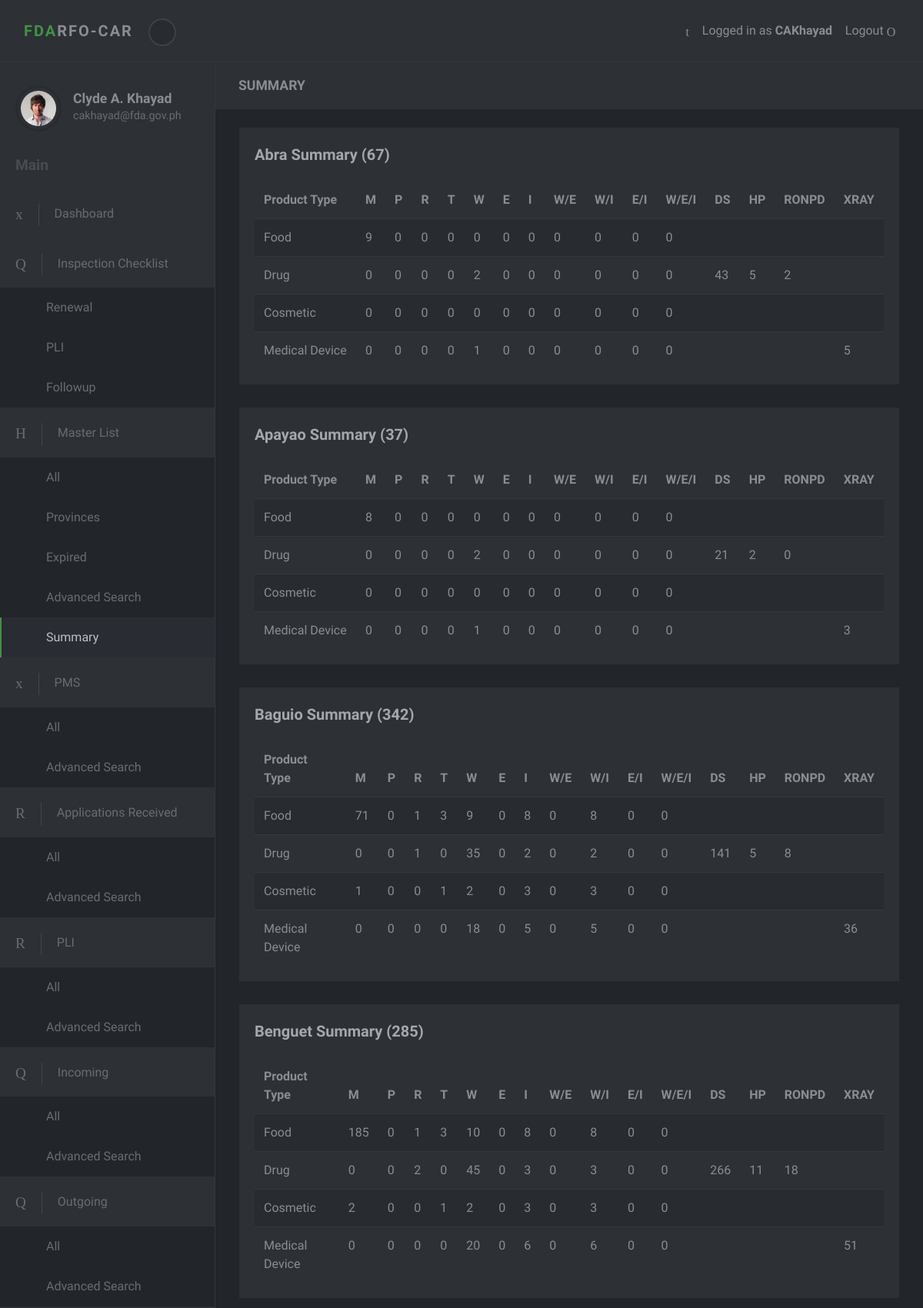
The page /masterlist/summary/ (signed in, upper part) on the database its author committed.
### accounts/models.py (models this page shows, shortened)
class  User(AbstractBaseUser):
    email = models.EmailField(verbose_name='email address', max_length=255, unique=True)
    first_name = models.CharField(max_length=255)
    middle_initial = models.CharField(max_length=1)
    last_name = models.CharField(max_length=255)
    active = models.BooleanField(default=True)
    staff = models.BooleanField(default=False) # a admin user; non super-user
    admin = models.BooleanField(default=False) # a superuser
    USERNAME_FIELD = 'email'
    REQUIRED_FIELDS = [] # Email & Password are required by default.
    objects = UserManager()
    def get_full_name(self):
        return self.first_name + " " + self.middle_initial + ". " + self.last_name
    def get_short_name(self):
        full_name = self.get_full_name()
        splitted = full_name.split()
        short_name = ""
        for i in range(len(splitted)-1):
            full_name = splitted[i]
            short_name += (full_name[0].upper())
        short_name += splitted[-1].title()
        return short_name
    @property
    def is_active(self):
        return self.active

### masterlist/models.py (models this page shows, shortened)
class Province(models.Model):
    name = models.CharField(max_length=30)
    region = models.ForeignKey(Region, on_delete=models.SET_NULL, null=True)

class ProductType(models.Model):
    name = models.CharField(max_length=50)

### masterlist/views.py (the view)
# urls.py: path('summary/', SummaryView.as_view(), name='summary'),
class SummaryView(LoginRequiredMixin, View):
    template_name = 'masterlist/summary/summary.html'
    def get(self, request):
        context = {}
        province_obj = MasterlistSummary.Provinces()
        province_list = [attr for attr in dir(province_obj) if not callable(getattr(province_obj, attr)) and not attr.startswith("__")]
        provinces = {}
        for province in province_list:
            provinces[province] = getattr(province_obj, province)
        context['provinces'] = provinces
        context['summary_active'] = "active"
        return render(request, self.template_name, context)

### masterlist/templates/masterlist/summary/summary.html (shortened to what this page needs)
 {% extends 'base-site.html' %}
{% block subtitle %} SUMMARY  {% endblock %}
{% block content %}
<section class="no-padding-top">
    <div class="container-fluid">
        {% for name, province in provinces.items %}
        <div class="row">
            <div class="col-lg-12">
                <div class="block">
                    <div class="title">
                        <div class="row">
                            <div class="col-md-6">
                                <strong>{{name}} Summary ({{province.get_total}})</strong>
                            </div>
                            <div class="col-md-6 text-right">
                            </div>
                        </div>
                    </div>
                    <div class="block-body">
                        <div class="table-responsive">
                            <table id="summarytable" class="table table-striped table-hover">
                                <thead>
                                    <tr>
                                        <th>Product Type</th>
                                        <th data-toggle="tooltip" data-placement="top" title="Wholesaler">M</th>
                                        <th>P</th>
                                        <th>R</th>
                                        <th>T</th>
                                        <th>W</th>
                                        <th>E</th>
                                        <th>I</th>
                                        <th>W/E</th>
                                        <th>W/I</th>
                                        <th>E/I</th>
                                        <th>W/E/I</th>
                                        <th>DS</th>
                                        <th>HP</th>
                                        <th>RONPD</th>
                                        <th>XRAY</th>
                                    </tr>
                                </thead>
                                <tbody>
                                    <tr>
                                        <td>Food</td>
                                        <td>{{province.cfrr.get_total_mfg}}</td>
                                        <td>{{province.cfrr.get_total_packer}}</td>
                                        <td>{{province.cfrr.get_total_repacker}}</td>
                                        <td>{{province.cfrr.get_total_trader}}</td>
                                        <td>{{province.cfrr.get_total_wholesaler}}</td>
                                        <td>{{province.cfrr.get_total_exporter}}</td>
                                        <td>{{province.cfrr.get_total_importer}}</td>
                                        <td>{{province.cfrr.get_total_we}}</td>
                                        <td>{{province.cfrr.get_total_wi}}</td>
                                        <td>{{province.cfrr.get_total_ie}}</td>
                                        <td>{{province.cfrr.get_total_wei}}</td>
                                        <td>{{province.cfrr.get_total_ds}}</td>
                                        <td>{{province.cfrr.get_total_hp}}</td>
                                        <td>{{province.cfrr.get_total_ronpd}}</td>
                                        <td>{{province.cfrr.get_total_xray}}</td>
                                    </tr>
                                    <tr>
                                        <td>Drug</td>
                                        <td>{{province.cdrr.get_total_mfg}}</td>
                                        <td>{{province.cdrr.get_total_packer}}</td>
                                        <td>{{province.cdrr.get_total_repacker}}</td>
                                        <td>{{province.cdrr.get_total_trader}}</td>
                                        <td>{{province.cdrr.get_total_wholesaler}}</td>
                                        <td>{{province.cdrr.get_total_exporter}}</td>
                                        <td>{{province.cdrr.get_total_importer}}</td>
                                        <td>{{province.cdrr.get_total_we}}</td>
                                        <td>{{province.cdrr.get_total_wi}}</td>
                                        <td>{{province.cdrr.get_total_ie}}</td>
                                        <td>{{province.cdrr.get_total_wei}}</td>
                                        <td>{{province.cdrr.get_total_ds}}</td>
                                        <td>{{province.cdrr.get_total_hp}}</td>
                                        <td>{{province.cdrr.get_total_ronpd}}</td>
                                        <td>{{province.cdrr.get_total_xray}}</td>
                                    </tr>
                                    <tr>
                                        <td>Cosmetic</td>
                                        <td>{{province.ccrr.get_total_mfg}}</td>
                                        <td>{{province.ccrr.get_total_packer}}</td>
                                        <td>{{province.ccrr.get_total_repacker}}</td>
                                        <td>{{province.ccrr.get_total_trader}}</td>
                                        <td>{{province.ccrr.get_total_wholesaler}}</td>
                                        <td>{{province.ccrr.get_total_exporter}}</td>
                                        <td>{{province.ccrr.get_total_importer}}</td>
                                        <td>{{province.ccrr.get_total_we}}</td>
                                        <td>{{province.ccrr.get_total_wi}}</td>
                                        <td>{{province.ccrr.get_total_ie}}</td>
                                        <td>{{province.ccrr.get_total_wei}}</td>
                                        <td>{{province.ccrr.get_total_ds}}</td>
                                        <td>{{province.ccrr.get_total_hp}}</td>
                                        <td>{{province.ccrr.get_total_ronpd}}</td>
                                        <td>{{province.ccrr.get_total_xray}}</td>
                                    </tr>
                                    <tr>
                                        <td>Medical Device</td>
                                        <td>{{province.cdrrhr.get_total_mfg}}</td>
                                        <td>{{province.cdrrhr.get_total_packer}}</td>
                                        <td>{{province.cdrrhr.get_total_repacker}}</td>
                                        <td>{{province.cdrrhr.get_total_trader}}</td>
                                        <td>{{province.cdrrhr.get_total_wholesaler}}</td>
                                        <td>{{province.cdrrhr.get_total_exporter}}</td>
                                        <td>{{province.cdrrhr.get_total_importer}}</td>
                                        <td>{{province.cdrrhr.get_total_we}}</td>
                                        <td>{{province.cdrrhr.get_total_wi}}</td>
                                        <td>{{province.cdrrhr.get_total_ie}}</td>
                                        <td>{{province.cdrrhr.get_total_wei}}</td>
                                        <td>{{province.cdrrhr.get_total_ds}}</td>
                                        <td>{{province.cdrrhr.get_total_hp}}</td>
                                        <td>{{province.cdrrhr.get_total_ronpd}}</td>
                                        <td>{{province.cdrrhr.get_total_xray}}</td>
                                    </tr>
                                </tbody>
                            </table>
                        </div>
                    </div>
                </div>
            </div>
        </div>
        {% endfor %}
    </div>
</section>
{% endblock %}

### templates/partial/navbar.html (shortened to what this page needs)
<header class="header">
    <nav class="navbar navbar-expand-lg">
        <div class="container-fluid d-flex align-items-center justify-content-between">
            <div class="navbar-header">
                <a href="index.html" class="navbar-brand">
                    <div class="brand-text brand-big visible text-uppercase"><strong class="text-primary">FDA</strong><strong>RFO-CAR</strong></div>
                </a>
                <button class="sidebar-toggle"><i class="fa fa-long-arrow-left"></i></button>
            </div>
            <div class="right-menu list-inline no-margin-bottom">
                <div class="list-inline-item"><a href="#" class="search-open nav-link"><i class="icon-magnifying-glass-browser"></i></a></div>
                <div class="list-inline-item">
                    Logged in as <strong><a href="#">{{user.get_short_name}}</a></strong>
                </div>
                <div class="list-inline-item logout">
                    <a id="logout" href="{% url 'accounts:logout' %}" class="nav-link"> <span class="d-none d-sm-inline">Logout </span><i class="icon-logout"></i></a>
                </div>
            </div>
        </div>
    </nav>
</header>

### templates/partial/sidebar.html (shortened to what this page needs)
<nav id="sidebar">
    <div class="sidebar-header d-flex align-items-center">
        <div class="avatar">
            <img src="/static/darkadmin/img/avatar-6.jpg" alt="..." class="img-fluid rounded-circle">
        </div>
        <div class="title">
            <h1 class="h5">{{user.get_full_name}}</h1>
            <p>{{user.email}}</p>
        </div>
    </div>
    <span class="heading">Main</span>
    <ul class="list-unstyled">
        <li  class="{{masterlist_dashboard_active}}"><a href="{% url 'dashboard:index' %}"> <i class="icon-grid"></i>Dashboard </a></li>
        <li><a href="#" aria-expanded="false" data-toggle="collapse"> <i class="icon-windows"></i>Inspection Checklist </a>
            <ul class="list-unstyled ">
                <li class="{{ ren_checklist_active }}"><a href="{% url 'checklist:index' %}">Renewal</a></li>
                <li class="{{ pli_checklist_active }}" disabled><a href="{% url 'checklist:pli' %}">PLI</a></li>
                <li class=""><a href="#">Followup</a></li>
            </ul>
        </li>
        <li><a href="#" aria-expanded="false" data-toggle="collapse"> <i class="icon-padnote"></i>Master List </a>
          <ul class="list-unstyled ">
              <li class="{{alllist_active}}"><a href="{% url 'masterlist:index' %}">All</a></li>
              <li class="{{provincelist_active}}"><a href="{% url 'masterlist:abra-list' %}">Provinces</a></li>
              <li class="{{expiredlist_active}}"><a href="{% url 'masterlist:expired-list' %}">Expired</a></li>
              <li class=""><a href="{% url 'admin:masterlist_establishment_changelist' %}" target="_blank">Advanced Search</a></li>
              <li class="{{summary_active}}"><a href="{% url 'masterlist:summary' %}" target="_blank">Summary</a></li>
          </ul>
        </li>
        <li ><a href="#" aria-expanded="false" data-toggle="collapse"> <i class="icon-grid"></i>PMS </a>
            <ul class="list-unstyled ">
                <li class="{{ pms_active }}"><a href="{% url 'pms:index' %}">All</a></li>
                <li class="{{ ren_checklist_active }}"><a href="{% url 'admin:pms_product_changelist' %}" target="_blank">Advanced Search</a></li>
            </ul>
        </li>
        <li ><a href="#" aria-expanded="false" data-toggle="collapse"> <i class="icon-chart"></i>Applications Received </a>
            <ul class="list-unstyled ">
                <li class="{{apps_active}}"><a href="{% url 'appsreceived:index' %}">All</a></li>
                <li class=""><a href="{% url 'admin:appsreceived_application_changelist' %}" target="_blank">Advanced Search</a></li>
            </ul>
        </li>
        <li ><a href="#" aria-expanded="false" data-toggle="collapse"> <i class="icon-chart"></i>PLI </a>
            <ul class="list-unstyled ">
                <li class="{{pli_active}}"><a href="{% url 'pli:index' %}">All</a></li>
                <li class=""><a href="{% url 'admin:pli_pli_changelist' %}" target="_blank">Advanced Search</a></li>
            </ul>
        </li>
        <li ><a href="#" aria-expanded="false" data-toggle="collapse"> <i class="icon-windows"></i>Incoming </a>
            <ul class="list-unstyled ">
                <li class="{{incoming_active}}"><a href="{% url 'incoming:index' %}">All</a></li>
                <li class=""><a href="{% url 'admin:incoming_incoming_changelist' %}" target="_blank">Advanced Search</a></li>
            </ul>
        </li>
        <li ><a href="#" aria-expanded="false" data-toggle="collapse"> <i class="icon-windows"></i>Outgoing </a>
            <ul class="list-unstyled ">
                <li class="{{outgoing_active}}"><a href="{% url 'outgoing:index' %}">All</a></li>
                <li class=""><a href="{% url 'admin:outgoing_outgoing_changelist' %}" target="_blank">Advanced Search</a></li>
            </ul>
        </li>
    </ul><span class="heading">Extras</span>
</nav>

### rows shown on the page
User: get_short_name "CAKhayad", get_full_name "Clyde A. Khayad", email "cakhayad@fda.gov.ph"
Province: name "Abra", get_total "67", cfrr.get_total_mfg "9", cfrr.get_total_packer "0", cfrr.get_total_repacker "0", cfrr.get_total_trader "0", cfrr.get_total_wholesaler "0", cfrr.get_total_exporter "0", cfrr.get_total_importer "0", cfrr.get_total_we "0", cfrr.get_total_wi "0", cfrr.get_total_ie "0", cfrr.get_total_wei "0", cdrr.get_total_mfg "0", cdrr.get_total_packer "0", cdrr.get_total_repacker "0", cdrr.get_total_trader "0", cdrr.get_total_wholesaler "2", cdrr.get_total_exporter "0", cdrr.get_total_importer "0", cdrr.get_total_we "0", cdrr.get_total_wi "0", cdrr.get_total_ie "0", cdrr.get_total_wei "0", cdrr.get_total_ds "43", cdrr.get_total_hp "5", cdrr.get_total_ronpd "2", ccrr.get_total_mfg "0", ccrr.get_total_packer "0", ccrr.get_total_repacker "0", ccrr.get_total_trader "0", ccrr.get_total_wholesaler "0", ccrr.get_total_exporter "0", ccrr.get_total_importer "0", ccrr.get_total_we "0", ccrr.get_total_wi "0", ccrr.get_total_ie "0", ccrr.get_total_wei "0", cdrrhr.get_total_mfg "0", cdrrhr.get_total_packer "0", cdrrhr.get_total_repacker "0", cdrrhr.get_total_trader "0", cdrrhr.get_total_wholesaler "1", cdrrhr.get_total_exporter "0", cdrrhr.get_total_importer "0", cdrrhr.get_total_we "0", cdrrhr.get_total_wi "0", cdrrhr.get_total_ie "0", cdrrhr.get_total_wei "0", cdrrhr.get_total_xray "5"
Province: name "Apayao", get_total "37", cfrr.get_total_mfg "8", cfrr.get_total_packer "0", cfrr.get_total_repacker "0", cfrr.get_total_trader "0", cfrr.get_total_wholesaler "0", cfrr.get_total_exporter "0", cfrr.get_total_importer "0", cfrr.get_total_we "0", cfrr.get_total_wi "0", cfrr.get_total_ie "0", cfrr.get_total_wei "0", cdrr.get_total_mfg "0", cdrr.get_total_packer "0", cdrr.get_total_repacker "0", cdrr.get_total_trader "0", cdrr.get_total_wholesaler "2", cdrr.get_total_exporter "0", cdrr.get_total_importer "0", cdrr.get_total_we "0", cdrr.get_total_wi "0", cdrr.get_total_ie "0", cdrr.get_total_wei "0", cdrr.get_total_ds "21", cdrr.get_total_hp "2", cdrr.get_total_ronpd "0", ccrr.get_total_mfg "0", ccrr.get_total_packer "0", ccrr.get_total_repacker "0", ccrr.get_total_trader "0", ccrr.get_total_wholesaler "0", ccrr.get_total_exporter "0", ccrr.get_total_importer "0", ccrr.get_total_we "0", ccrr.get_total_wi "0", ccrr.get_total_ie "0", ccrr.get_total_wei "0", cdrrhr.get_total_mfg "0", cdrrhr.get_total_packer "0", cdrrhr.get_total_repacker "0", cdrrhr.get_total_trader "0", cdrrhr.get_total_wholesaler "1", cdrrhr.get_total_exporter "0", cdrrhr.get_total_importer "0", cdrrhr.get_total_we "0", cdrrhr.get_total_wi "0", cdrrhr.get_total_ie "0", cdrrhr.get_total_wei "0", cdrrhr.get_total_xray "3"
ProductType: cfrr.get_total_mfg "71", cfrr.get_total_packer "0", cfrr.get_total_repacker "1", cfrr.get_total_trader "3", cfrr.get_total_wholesaler "9", cfrr.get_total_exporter "0", cfrr.get_total_importer "8", cfrr.get_total_we "0", cfrr.get_total_wi "8", cfrr.get_total_ie "0", cfrr.get_total_wei "0"
ProductType: cdrr.get_total_mfg "0", cdrr.get_total_packer "0", cdrr.get_total_repacker "1", cdrr.get_total_trader "0", cdrr.get_total_wholesaler "35", cdrr.get_total_exporter "0", cdrr.get_total_importer "2", cdrr.get_total_we "0", cdrr.get_total_wi "2", cdrr.get_total_ie "0", cdrr.get_total_wei "0", cdrr.get_total_ds "141", cdrr.get_total_hp "5", cdrr.get_total_ronpd "8"
ProductType: ccrr.get_total_mfg "1", ccrr.get_total_packer "0", ccrr.get_total_repacker "0", ccrr.get_total_trader "1", ccrr.get_total_wholesaler "2", ccrr.get_total_exporter "0", ccrr.get_total_importer "3", ccrr.get_total_we "0", ccrr.get_total_wi "3", ccrr.get_total_ie "0", ccrr.get_total_wei "0"
ProductType: cdrrhr.get_total_mfg "0", cdrrhr.get_total_packer "0", cdrrhr.get_total_repacker "0", cdrrhr.get_total_trader "0", cdrrhr.get_total_wholesaler "18", cdrrhr.get_total_exporter "0", cdrrhr.get_total_importer "5", cdrrhr.get_total_we "0", cdrrhr.get_total_wi "5", cdrrhr.get_total_ie "0", cdrrhr.get_total_wei "0", cdrrhr.get_total_xray "36"
Province: name "Benguet", get_total "285", cfrr.get_total_mfg "185", cfrr.get_total_packer "0", cfrr.get_total_repacker "1", cfrr.get_total_trader "3", cfrr.get_total_wholesaler "10", cfrr.get_total_exporter "0", cfrr.get_total_importer "8", cfrr.get_total_we "0", cfrr.get_total_wi "8", cfrr.get_total_ie "0", cfrr.get_total_wei "0", cdrr.get_total_mfg "0", cdrr.get_total_packer "0", cdrr.get_total_repacker "2", cdrr.get_total_trader "0", cdrr.get_total_wholesaler "45", cdrr.get_total_exporter "0", cdrr.get_total_importer "3", cdrr.get_total_we "0", cdrr.get_total_wi "3", cdrr.get_total_ie "0", cdrr.get_total_wei "0", cdrr.get_total_ds "266", cdrr.get_total_hp "11", cdrr.get_total_ronpd "18", ccrr.get_total_mfg "2", ccrr.get_total_packer "0", ccrr.get_total_repacker "0", ccrr.get_total_trader "1", ccrr.get_total_wholesaler "2", ccrr.get_total_exporter "0", ccrr.get_total_importer "3", ccrr.get_total_we "0", ccrr.get_total_wi "3", ccrr.get_total_ie "0", ccrr.get_total_wei "0", cdrrhr.get_total_mfg "0", cdrrhr.get_total_packer "0", cdrrhr.get_total_repacker "0", cdrrhr.get_total_trader "0", cdrrhr.get_total_wholesaler "20", cdrrhr.get_total_exporter "0", cdrrhr.get_total_importer "6", cdrrhr.get_total_we "0", cdrrhr.get_total_wi "6", cdrrhr.get_total_ie "0", cdrrhr.get_total_wei "0", cdrrhr.get_total_xray "51"

### other values the page prints
{{ name }} "Baguio"
{{ province.get_total }} "342"
